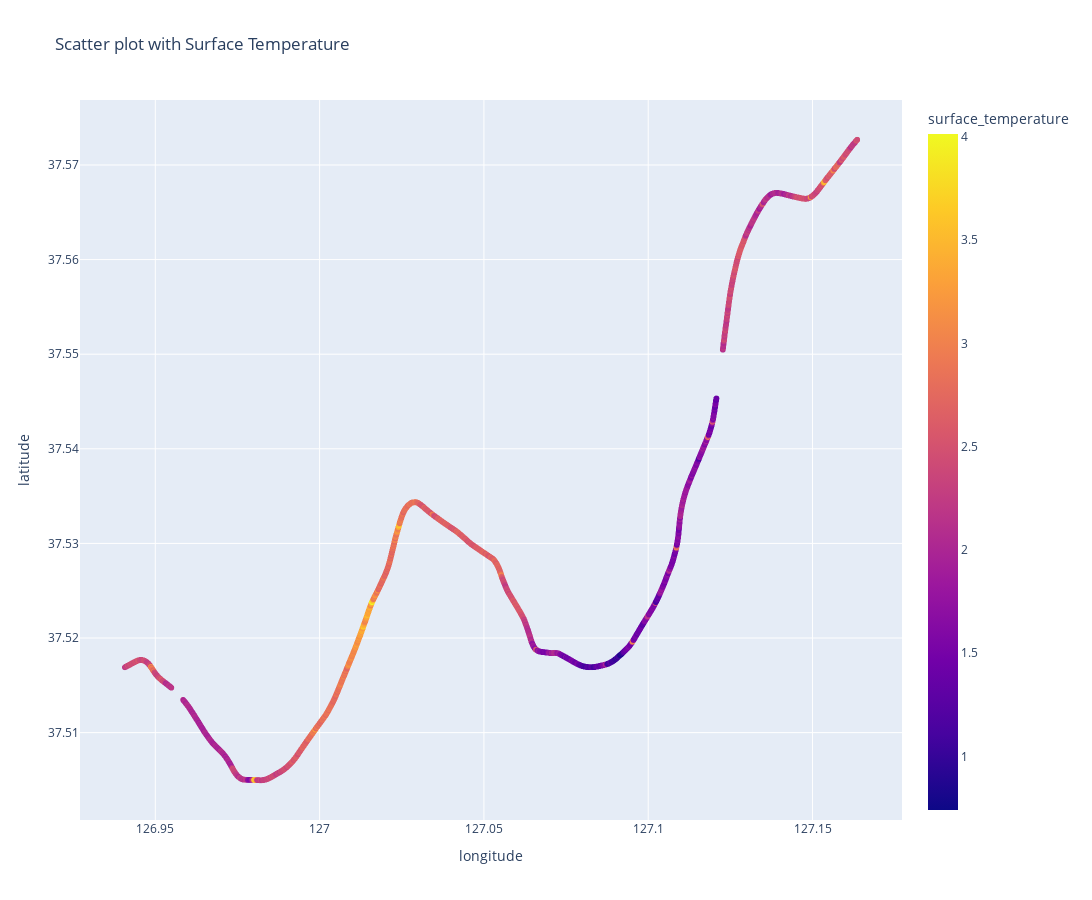
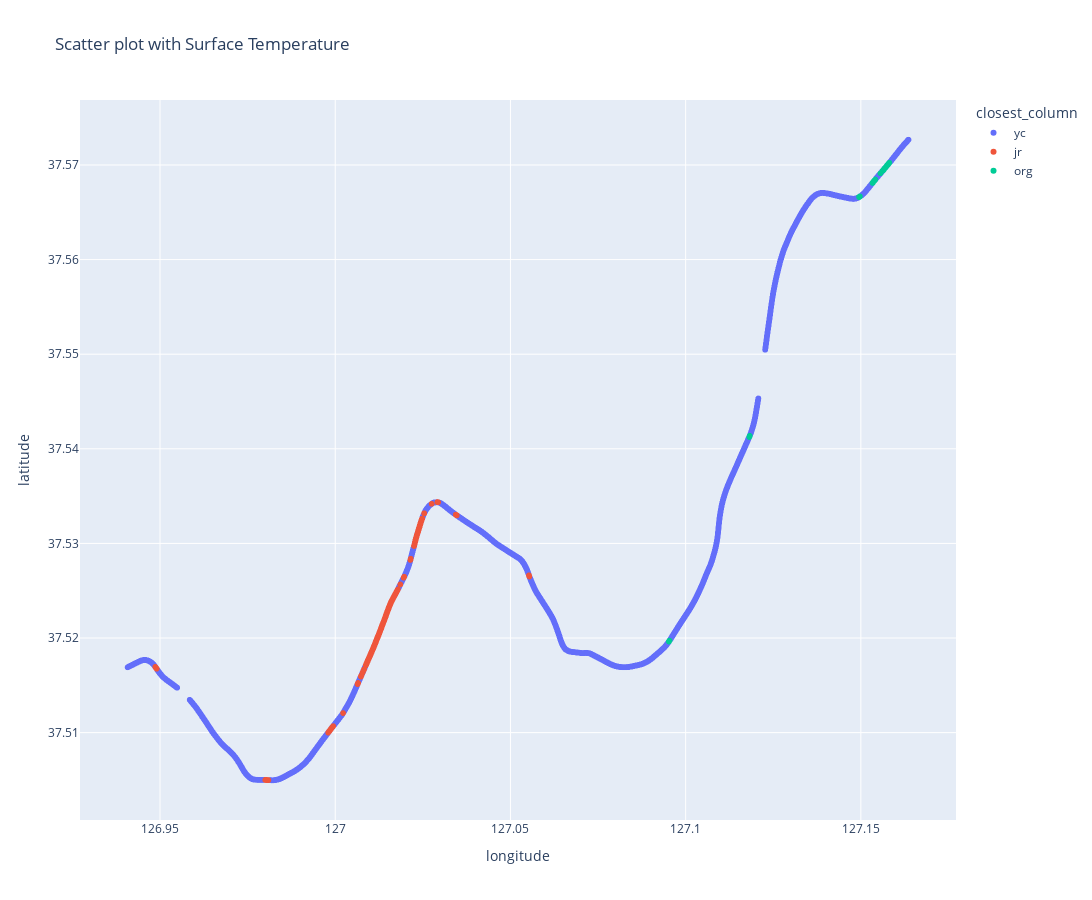

Source (notebook cell) for these figures, in order:
### Code cell
# 첫 번째 산점도 생성
fig = px.scatter(df, x="longitude", y="latitude", color="surface_temperature",title="Scatter plot with Surface Temperature")#,range_color=(0, 10))


# 그래프 레이아웃 크기 조정
fig.update_layout(
    width=1600,  # 그래프 너비 (픽셀 단위)
    height=900  # 그래프 높이 (픽셀 단위)
)

# 그래프 표시
# 그래프 표시
fig.show()

# 첫 번째 산점도 생성
fig2 = px.scatter(df, x="longitude", y="latitude", color="closest_column",title="Scatter plot with Surface Temperature")#,range_color=(0, 10))


# 그래프 레이아웃 크기 조정
fig2.update_layout(
    width=1600,  # 그래프 너비 (픽셀 단위)
    height=900  # 그래프 높이 (픽셀 단위)
)

# 그래프 표시
fig2.show()

### Figure 1 — Plotly figure (JSON) as saved in the notebook; plotly's stock layout.template omitted (floating-point values rounded to 4 significant figures; data arrays with more than 128 entries replaced by an {"elided": "..."} marker saying what was removed)
{"data": [{"hovertemplate": "longitude=%{x}<br>latitude=%{y}<br>surface_temperature=%{marker.color}<extra></extra>", "legendgroup": "", "marker": {"color": {"elided": "8964 float values"}, "coloraxis": "coloraxis", "symbol": "circle"}, "mode": "markers", "name": "", "showlegend": false, "type": "scattergl", "x": {"elided": "8964 float values"}, "xaxis": "x", "y": {"elided": "8964 float values"}, "yaxis": "y"}], "layout": {"coloraxis": {"colorbar": {"title": {"text": "surface_temperature"}}, "colorscale": [[0, "#0d0887"], [0.1111, "#46039f"], [0.2222, "#7201a8"], [0.3333, "#9c179e"], [0.4444, "#bd3786"], [0.5556, "#d8576b"], [0.6667, "#ed7953"], [0.7778, "#fb9f3a"], [0.8889, "#fdca26"], [1, "#f0f921"]]}, "height": 900, "legend": {"tracegroupgap": 0}, "title": {"text": "Scatter plot with Surface Temperature"}, "width": 1600, "xaxis": {"anchor": "y", "domain": [0, 1], "title": {"text": "longitude"}}, "yaxis": {"anchor": "x", "domain": [0, 1], "title": {"text": "latitude"}}}}

### Figure 2 — Plotly figure (JSON) as saved in the notebook; plotly's stock layout.template omitted (floating-point values rounded to 4 significant figures; data arrays with more than 128 entries replaced by an {"elided": "..."} marker saying what was removed)
{"data": [{"hovertemplate": "closest_column=yc<br>longitude=%{x}<br>latitude=%{y}<extra></extra>", "legendgroup": "yc", "marker": {"color": "#636efa", "symbol": "circle"}, "mode": "markers", "name": "yc", "showlegend": true, "type": "scattergl", "x": {"elided": "8174 float values"}, "xaxis": "x", "y": {"elided": "8174 float values"}, "yaxis": "y"}, {"hovertemplate": "closest_column=jr<br>longitude=%{x}<br>latitude=%{y}<extra></extra>", "legendgroup": "jr", "marker": {"color": "#EF553B", "symbol": "circle"}, "mode": "markers", "name": "jr", "showlegend": true, "type": "scattergl", "x": {"elided": "708 float values"}, "xaxis": "x", "y": {"elided": "708 float values"}, "yaxis": "y"}, {"hovertemplate": "closest_column=org<br>longitude=%{x}<br>latitude=%{y}<extra></extra>", "legendgroup": "org", "marker": {"color": "#00cc96", "symbol": "circle"}, "mode": "markers", "name": "org", "showlegend": true, "type": "scattergl", "x": [127.1, 127.1, 127.1, 127.1, 127.1, 127.1, 127.1, 127.1, 127.1, 127.1, 127.1, 127.1, 127.1, 127.1, 127.1, 127.1, 127.1, 127.1, 127.1, 127.1, 127.2, 127.2, 127.2, 127.2, 127.2, 127.2, 127.2, 127.2, 127.2, 127.2, 127.2, 127.2, 127.2, 127.2, 127.2, 127.2, 127.2, 127.2, 127.2, 127.2, 127.2, 127.2, 127.2, 127.2, 127.2, 127.2, 127.2, 127.2, 127.2, 127.2, 127.2, 127.2, 127.2, 127.2, 127.2, 127.2, 127.2, 127.2, 127.2, 127.2, 127.2, 127.2, 127.2, 127.2, 127.2, 127.2, 127.2, 127.2, 127.2, 127.2, 127.2, 127.2, 127.2, 127.2, 127.2, 127.2, 127.2, 127.2, 127.2, 127.2, 127.2, 127.2], "xaxis": "x", "y": [37.52, 37.52, 37.52, 37.52, 37.52, 37.54, 37.54, 37.54, 37.54, 37.57, 37.57, 37.57, 37.57, 37.57, 37.57, 37.57, 37.57, 37.57, 37.57, 37.57, 37.57, 37.57, 37.57, 37.57, 37.57, 37.57, 37.57, 37.57, 37.57, 37.57, 37.57, 37.57, 37.57, 37.57, 37.57, 37.57, 37.57, 37.57, 37.57, 37.57, 37.57, 37.57, 37.57, 37.57, 37.57, 37.57, 37.57, 37.57, 37.57, 37.57, 37.57, 37.57, 37.57, 37.57, 37.57, 37.57, 37.57, 37.57, 37.57, 37.57, 37.57, 37.57, 37.57, 37.57, 37.57, 37.57, 37.57, 37.57, 37.57, 37.57, 37.57, 37.57, 37.57, 37.57, 37.57, 37.57, 37.57, 37.57, 37.57, 37.57, 37.57, 37.57], "yaxis": "y"}], "layout": {"height": 900, "legend": {"title": {"text": "closest_column"}, "tracegroupgap": 0}, "title": {"text": "Scatter plot with Surface Temperature"}, "width": 1600, "xaxis": {"anchor": "y", "domain": [0, 1], "title": {"text": "longitude"}}, "yaxis": {"anchor": "x", "domain": [0, 1], "title": {"text": "latitude"}}}}
